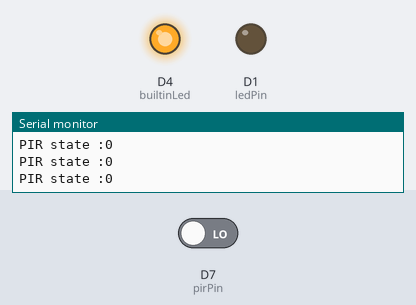
A sketch run on a simulated ESP8266 (NodeMCU). Parts: output pins drawn as LEDs (lit = HIGH), the last lines printed to the serial monitor. The test bench sets the inputs (shaded band); at power-on: D7 (pirPin) LOW.

Above: at 1.2 s.
1.3 s: D7 (pirPin) driven HIGH
At 2.1 s:
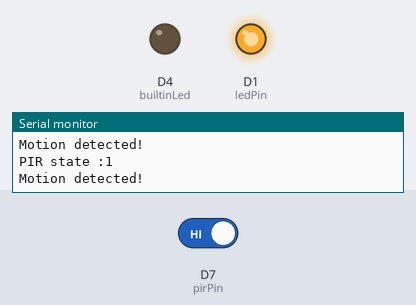
2.9 s: D7 (pirPin) driven LOW
At 3.3 s:
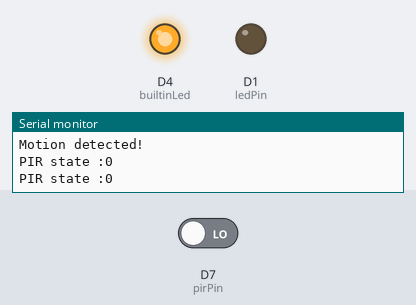
Timing chart, 0 to 5.9 s (numbered marks = the images above; inputs shaded):
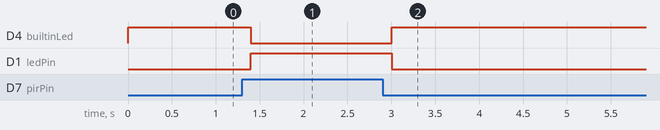

The sketch:

ws07_PIR_Led.ino
```cpp
const int ledPin = 5;  // D1
const int builtinLed = D4;
const int pirPin = 13; //D7
int pirState;

void setup() {
  pinMode(ledPin, OUTPUT);
  pinMode(builtinLed, OUTPUT);
  pinMode(pirPin, INPUT);
  Serial.begin(9600);
}

void loop() {
  pirState = digitalRead(pirPin);
  Serial.print("PIR state :"); Serial.println(pirState);
  if (pirState == HIGH) {
    digitalWrite(ledPin, HIGH);
    digitalWrite(builtinLed, LOW);
    Serial.println("Motion detected!");
  }
   else
  {
    digitalWrite(ledPin, LOW);
    digitalWrite(builtinLed, HIGH);
  }

  delay(200);
}
```

Measured:
- after the input at 1.3 s, D4 (builtinLed): HIGH → LOW after 0.10 s; D1 (ledPin): LOW → HIGH after 0.10 s
- after the input at 2.9 s, D4 (builtinLed): LOW → HIGH after 0.10 s; D1 (ledPin): HIGH → LOW after 0.10 s
